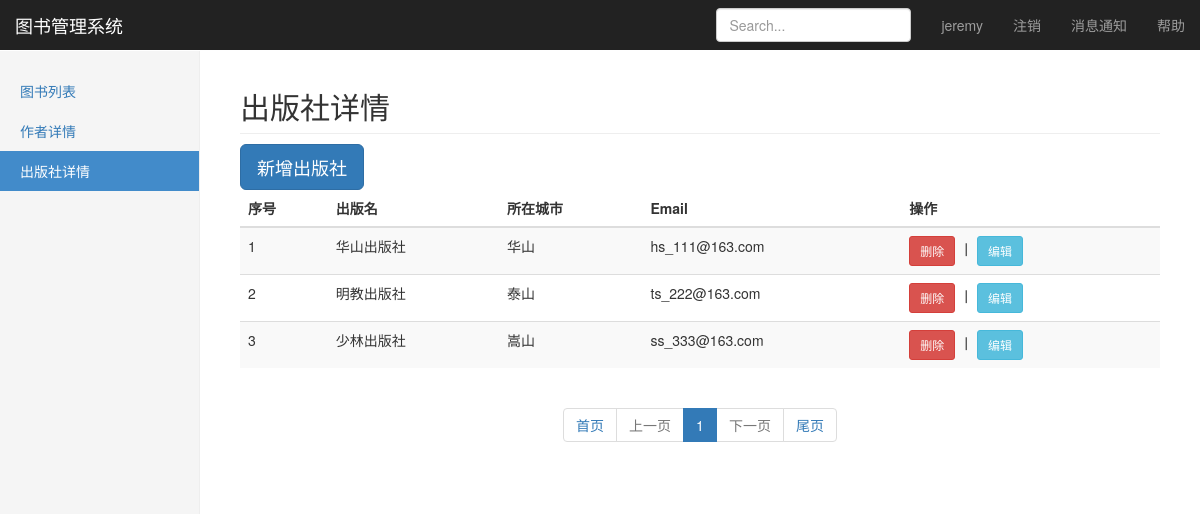
The page /index_publish/ (signed in) on the database its author committed.
### AppLibrary/models.py (models this page shows)
class Publish(models.Model):
    name = models.CharField(max_length=32)
    city = models.CharField(max_length=64)
    email = models.EmailField()

### AppLibrary/views.py (the view)
# urls.py: path(r'index_publish/', views.index_publish),
@login_required(login_url='/login/')
def index_publish(request):
    publish_obj = models.Publish.objects.all()
    current_page = request.GET.get("page", default="1")
    paginator = Paginator(request, current_page, publish_obj.count(), 10, 11)
    publish_list = publish_obj[paginator.start: paginator.end]
    return render(request, 'index_publish.html', {'publish_obj': publish_obj,
                                                  'current_page': current_page,
                                                  'paginator': paginator,
                                                  'publish_list': publish_list})

### AppLibrary/My_Paginator.py (called while the page is built)
    @property
    def start(self):
        return (self.current_page - 1) * self.per_page

    @property
    def end(self):
        return self.current_page * self.per_page

### templates/index_publish.html (shortened to what this page needs)
{% extends 'base.html' %}
{% block css %}
    {{ block.super }}
{% endblock css %}
{% block bar %}
    <div id="navbar" class="navbar-collapse collapse">
        <ul class="nav navbar-nav navbar-right">
            <li><a href="#">{{ request.user.username }}</a></li>
            <li><a href="/logout/">注销</a></li>
            <li><a href="#">消息通知</a></li>
            <li><a href="#">帮助</a></li>
        </ul>
        <form class="navbar-form navbar-right">
            <input type="text" class="form-control" placeholder="Search...">
        </form>
    </div>
{% endblock bar %}
{% block index_form %}
    <div class="container-fluid">
        <div class="row">
            <div class="col-sm-3 col-md-2 sidebar">
                <ul class="nav nav-sidebar">
                    <li><a href="/index_book/">图书列表</a></li>
                    <li><a href="/index_author/">作者详情</a></li>
                    <li class="active"><a href="/index_publish/">出版社详情<span class="sr-only">(current)</span></a></li>
                </ul>
            </div>
            <div class="col-sm-9 col-sm-offset-3 col-md-10 col-md-offset-2 main">
                <h2 class="sub-header">出版社详情</h2>
                <button type="button" class="btn btn-primary btn-lg edit_btn" id="add_pub">新增出版社</button>
                <div class="table-responsive">
                    <table class="table table-striped table-hover">
                        <thead>
                        <tr>
                            <th>序号</th>
                            <th>出版名</th>
                            <th>所在城市</th>
                            <th>Email</th>
                            <th>操作</th>
                        </tr>
                        </thead>
                        <tbody>
                        {% for publish in publish_obj %}
                            <tr>
                                <td>{{ forloop.counter }}</td>
                                <td>{{ publish.name }}</td>
                                <td>{{ publish.city }}</td>
                                <td>{{ publish.email }}</td>
                                <td>
                                    <button class="btn btn-danger btn-sm del_btn" pub_pk={{ publish.pk }}>删除
                                    </button>
                                    丨
                                    <a href="/edit_publish/?edit_pk={{ publish.pk }}&page={{ current_page }}">
                                        <button class="btn btn-info btn-sm edit_btn">编辑</button>
                                    </a>
                                </td>
                            </tr>
                        {% endfor %}
                        </tbody>
                    </table>
                </div>
                <div class="">
                    {{ paginator.page_html|safe }}
                </div>
            </div>
        </div>
    </div>
{% endblock index_form %}

### statics/css/index.css (style rules this page uses)
body { padding-top: 50px; }
.sub-header { padding-bottom: 10px; border-bottom: 1px solid #eee; }
.sidebar { display: none; }
@media (min-width: 768px) { .sidebar { position: fixed; top: 51px; bottom: 0; left: 0; z-index: 1000; display: block; padding: 20px; overflow-x: hidden; overflow-y: auto; background-color: #f5f5f5; border-right: 1px solid #eee; } }
.nav-sidebar { margin-right: -21px; margin-bottom: 20px; margin-left: -20px; }
.nav-sidebar > li > a { padding-right: 20px; padding-left: 20px; }
.nav-sidebar > .active > a, .nav-sidebar > .active > a:hover, .nav-sidebar > .active > a:focus { color: #fff; background-color: #428bca; }
.main { padding: 20px; }
@media (min-width: 768px) { .main { padding-right: 40px; padding-left: 40px; } }

### rows shown on the page
Publish: name "华山出版社", city "华山", email "hs_111@163.com"
Publish: name "明教出版社", city "泰山", email "ts_222@163.com"
Publish: name "少林出版社", city "嵩山", email "ss_333@163.com"

### other values the page prints
{{ request.user.username }} "jeremy"
{{ paginator.page_html|safe }} "首页 上一页 1 下一页 尾页"
